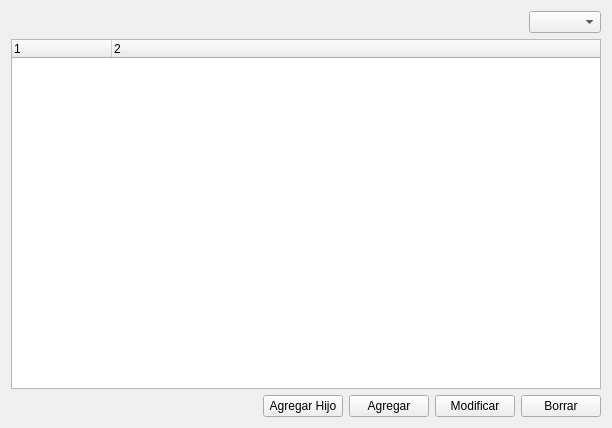
<?xml version="1.0" encoding="UTF-8"?>
<ui version="4.0">
 <class>wBooksBrowser</class>
 <widget class="QWidget" name="wBooksBrowser">
  <property name="geometry">
   <rect>
    <x>0</x>
    <y>0</y>
    <width>612</width>
    <height>428</height>
   </rect>
  </property>
  <property name="windowTitle">
   <string>Form</string>
  </property>
  <layout class="QVBoxLayout" name="verticalLayout">
   <item>
    <layout class="QHBoxLayout" name="horizontalLayout_2">
     <item>
      <spacer name="horizontalSpacer_2">
       <property name="orientation">
        <enum>Qt::Horizontal</enum>
       </property>
       <property name="sizeHint" stdset="0">
        <size>
         <width>40</width>
         <height>20</height>
        </size>
       </property>
      </spacer>
     </item>
     <item>
      <widget class="QComboBox" name="businessComboBox"/>
     </item>
    </layout>
   </item>
   <item>
    <widget class="QTreeWidget" name="treeWidget">
     <property name="editTriggers">
      <set>QAbstractItemView::NoEditTriggers</set>
     </property>
     <property name="columnCount">
      <number>2</number>
     </property>
     <column>
      <property name="text">
       <string notr="true">1</string>
      </property>
     </column>
     <column>
      <property name="text">
       <string notr="true">2</string>
      </property>
     </column>
    </widget>
   </item>
   <item>
    <layout class="QHBoxLayout" name="horizontalLayout">
     <item>
      <spacer name="horizontalSpacer">
       <property name="orientation">
        <enum>Qt::Horizontal</enum>
       </property>
       <property name="sizeHint" stdset="0">
        <size>
         <width>40</width>
         <height>20</height>
        </size>
       </property>
      </spacer>
     </item>
     <item>
      <widget class="QPushButton" name="addSonButton">
       <property name="text">
        <string>Agregar Hijo</string>
       </property>
      </widget>
     </item>
     <item>
      <widget class="QPushButton" name="addButton">
       <property name="text">
        <string>Agregar</string>
       </property>
      </widget>
     </item>
     <item>
      <widget class="QPushButton" name="modButton">
       <property name="text">
        <string>Modificar</string>
       </property>
      </widget>
     </item>
     <item>
      <widget class="QPushButton" name="delButton">
       <property name="text">
        <string>Borrar</string>
       </property>
      </widget>
     </item>
    </layout>
   </item>
  </layout>
 </widget>
 <resources/>
 <connections/>
</ui>
